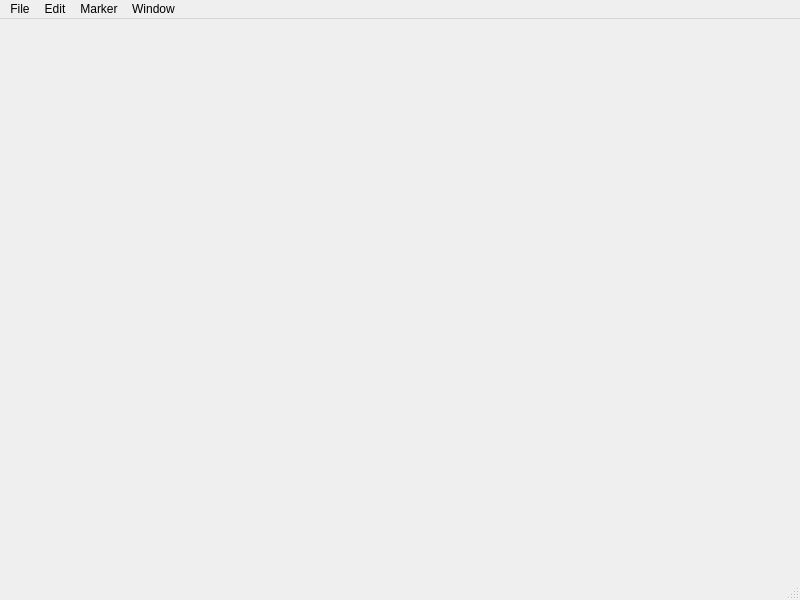
<?xml version="1.0" encoding="UTF-8"?>
<ui version="4.0">
 <class>PanelEditor</class>
 <widget class="QMainWindow" name="PanelEditor">
  <property name="geometry">
   <rect>
    <x>0</x>
    <y>0</y>
    <width>800</width>
    <height>600</height>
   </rect>
  </property>
  <property name="windowTitle">
   <string>MainWindow</string>
  </property>
  <widget class="QWidget" name="centralwidget">
   <layout class="QVBoxLayout" name="verticalLayout">
    <item>
     <widget class="QWidget" name="editPanel" native="true"/>
    </item>
   </layout>
  </widget>
  <widget class="QMenuBar" name="menubar">
   <property name="geometry">
    <rect>
     <x>0</x>
     <y>0</y>
     <width>800</width>
     <height>25</height>
    </rect>
   </property>
   <widget class="QMenu" name="menuEdit">
    <property name="title">
     <string>Edit</string>
    </property>
    <addaction name="separator"/>
    <addaction name="actionOpenEditor"/>
    <addaction name="actionDelete_this_panel"/>
   </widget>
   <widget class="QMenu" name="menuMarker">
    <property name="title">
     <string>Marker</string>
    </property>
    <addaction name="actionAdd_loco"/>
    <addaction name="actionAdd_Loco_from_roster"/>
    <addaction name="actionRemove_markers"/>
   </widget>
   <widget class="QMenu" name="menuWindow">
    <property name="title">
     <string>Window</string>
    </property>
   </widget>
   <widget class="QMenu" name="menuFile">
    <property name="title">
     <string>File</string>
    </property>
   </widget>
   <addaction name="menuFile"/>
   <addaction name="menuEdit"/>
   <addaction name="menuMarker"/>
   <addaction name="menuWindow"/>
  </widget>
  <widget class="QStatusBar" name="statusbar"/>
  <action name="actionOpenEditor">
   <property name="text">
    <string>Change view to Control Panel Editor</string>
   </property>
  </action>
  <action name="actionDelete_this_panel">
   <property name="text">
    <string>Delete this panel</string>
   </property>
  </action>
  <action name="actionAdd_loco">
   <property name="text">
    <string>Add Loco</string>
   </property>
  </action>
  <action name="actionAdd_Loco_from_roster">
   <property name="text">
    <string>Add Loco from roster</string>
   </property>
  </action>
  <action name="actionRemove_markers">
   <property name="text">
    <string>Remove markers</string>
   </property>
  </action>
 </widget>
 <resources/>
 <connections/>
</ui>
